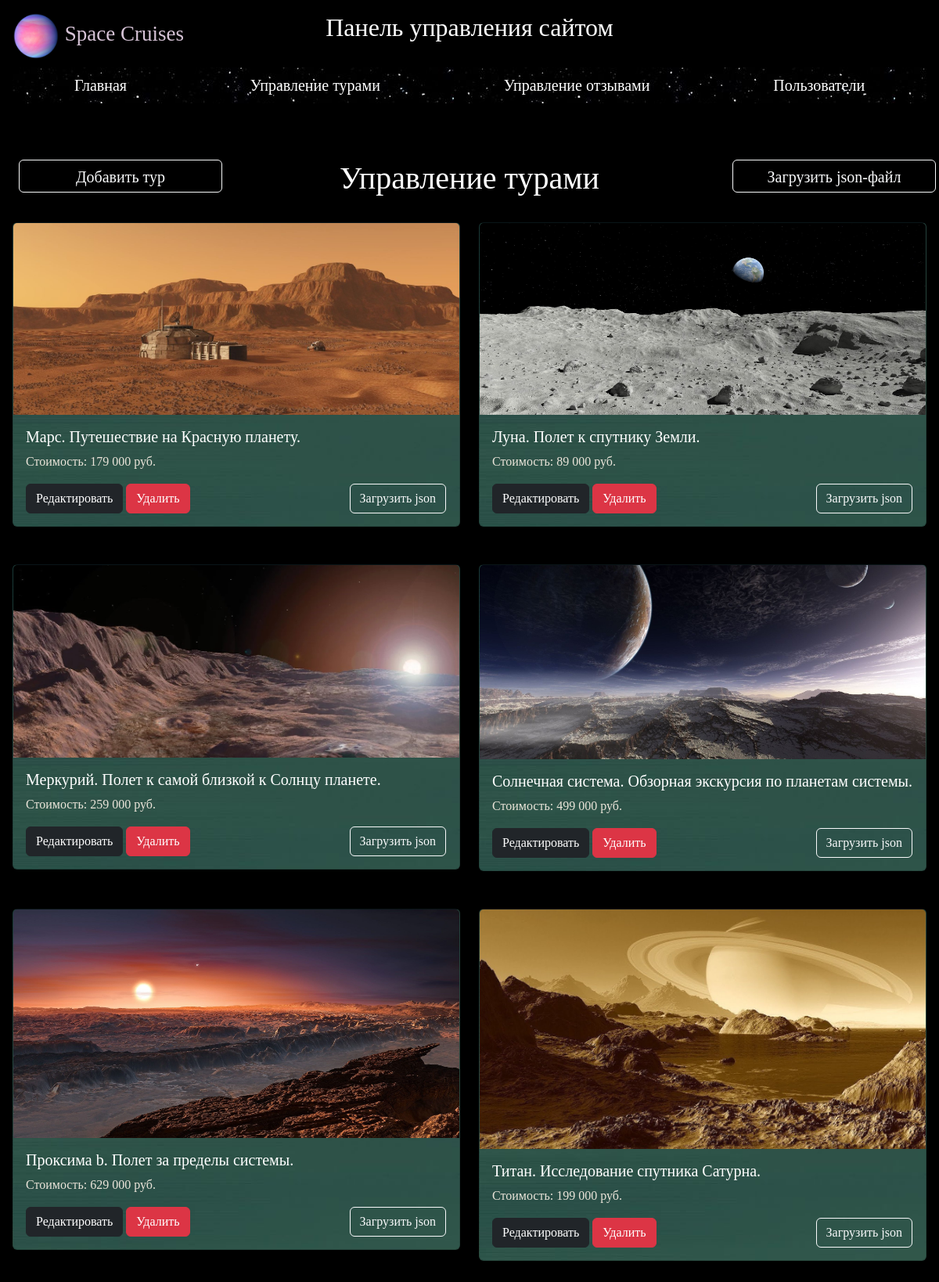
Screenshot of /admin/tours_management with the database file from the repository.
### data/tours_form.py (models this page shows)
class Tour(SqlAlchemyBase, SerializerMixin):
    __tablename__ = 'tours'
    id = sqlalchemy.Column(sqlalchemy.Integer, primary_key=True, autoincrement=True)
    name = sqlalchemy.Column(sqlalchemy.String, nullable=True)
    description = sqlalchemy.Column(sqlalchemy.String, nullable=True)
    start_date = sqlalchemy.Column(sqlalchemy.DateTime)
    end_date = sqlalchemy.Column(sqlalchemy.DateTime)
    image = sqlalchemy.Column(sqlalchemy.String, nullable=True)
    price = sqlalchemy.Column(sqlalchemy.Integer, nullable=True)
    full_description = sqlalchemy.Column(sqlalchemy.String, nullable=True)
    arrival = sqlalchemy.Column(sqlalchemy.String, nullable=True)
    location = sqlalchemy.Column(sqlalchemy.String, nullable=True)
    go_back = sqlalchemy.Column(sqlalchemy.String, nullable=True)
    users = orm.relationship("User", secondary="users_to_tours",
                             backref="tours", lazy='subquery')
    users_who_booked = orm.relationship("User", secondary="users_to_booked_tours",
                                        backref="booked_tours",
                                        lazy='subquery')
    feedbacks = orm.relationship("Feedback", back_populates='tour')  # Список отзывов о туре

### admin/admin.py (the view)
@admin.route('/tours_management')  # Управление турами(страница со всеми турами)
def tours_management():
    db_sess = create_session()
    last_tour = None
    tours = db_sess.query(Tour).all()
    tours = [tours[i:i + 2] for i in range(0, len(tours), 2)]  # Формируем туры по парам чтобы расположить на странице
    if tours and len(tours[-1]) % 2:  # Если в последнюю пару попал один тур, записываем его в отдельную переменную
        last_tour, tours = tours[-1], tours[:-1]
    return render_template("admin/tours_manage.html", tours=tours, last_tour=last_tour)

### data/db_session.py (called while the page is built)
def create_session() -> Session:
    global __factory
    return __factory()

### admin/templates/admin/tours_manage.html (shortened to what this page needs)
{% extends "admin/base.html" %}
{% block content %}
<a href="/admin/download_tours" download="all_tours.json" class="btn btn-outline-light"
   style="font-family:century gothic;font-size:20px;width:260px;height:42px;position:absolute;left:78%"
   title="Скачать json со всеми турами">Загрузить json-файл</a>
<a href="/admin/add_tour" class="btn btn-outline-light"
   style="font-family:century gothic;font-size:20px;width:260px;height:42px;position:absolute;left:2%">Добавить тур</a>
<center>
    <h1 style="color:white;font-family:century gothic;">Управление турами</h1></center>
<br>
{% for tour in tours %}
<div class="row row-cols-1 row-cols-md-2 g-4">
    <div class="col">
        <div class="card"
             style="background-image:url(/static/img/green_sky.jpg);color:white;font-family:century gothic">
            <img src={{tour[0].image}} class="card-img-top" alt="...">
            <div class="card-body">
                <h5 class="card-title">{{ tour[0]["name"] }}</h5>
                <div style="color:#ebe5da">
                    <p>Стоимость: {{ tour[0].price }} руб.</p>
                </div>
                <a href="/admin/edit_tour/{{ tour[0].id }}" class="btn btn-dark">Редактировать</a>
                <a href="/admin/confirmation_delete/{{tour[0].id}}" class="btn btn-danger">Удалить</a>
                <a href="/admin/download_tours/{{ tour[0].id }}" download="tour_{{tour[0].id}}.json"
                   title="Скачать json для тура {{tour[0].id}}" class="btn btn-outline-light"
                style="position:absolute;right:3%">Загрузить json</a>
            </div>
        </div>
    </div>
    <div class="col">
        <div class="card"
             style="background-image:url(/static/img/green_sky.jpg);color:white;font-family:century gothic">
            <img src={{tour[1].image}} class="card-img-top" alt="...">
            <div class="card-body">
                <h5 class="card-title">{{ tour[1].name }}</h5>
                <div style="color:#ebe5da">
                    <p>Стоимость: {{ tour[1].price }} руб.</p>
                </div>
                <a href="/admin/edit_tour/{{ tour[1].id }}" class="btn btn-dark">Редактировать</a>
                <a href="/admin/confirmation_delete/{{tour[1].id}}" class="btn btn-danger">Удалить</a>
                <a href="/admin/download_tours/{{ tour[1].id }}" download="tour_{{tour[1].id}}.json"
                   title="Скачать json для тура {{tour[1].id}}" class="btn btn-outline-light"
                style="position:absolute;right:3%">Загрузить json</a>
            </div>
        </div>
    </div>
</div>
<br>
<br>
{%endfor%}
{% endblock %}

### admin/templates/admin/base.html (shortened to what this page needs)
<!doctype html>
<html lang="en">
  <head>
    <link href="https://cdn.jsdelivr.net/npm/bootstrap@5.3.0-alpha3/dist/css/bootstrap.min.css" rel="stylesheet">
    <link href="https://getbootstrap.com/docs/5.3/assets/css/docs.css" rel="stylesheet">
    <link rel="stylesheet" type="text/css" href="./static/css/style.css">
    <link rel="stylesheet" type="text/css" href="/static/css/style.css">
  </head>
  <body class="p-3 m-0 border-0 bd-example" style="background-color:black">
    <a class="navbar-brand" href="/" style="font-family:century gothic;font-size: 27px;color:#d6c3d6;position:absolute">
            <img src="/static/img/planet.jpg" width="60" height="60" class="d-inline-block align-text-center">
            Space Cruises
        </a>
      <center>
      <h2 style="color:white;font-family:century gothic">Панель управления сайтом</h2></center>
    <br>
    <ul class="nav nav-pills nav-fill" style="background:url(/static/img/sky.jpg)">
      <li class="nav-item">
        <a class="nav-link" aria-current="page" href="/admin/"
               style="color:white;font-family:century gothic;font-size: 20px">Главная</a>
      </li>
      <li class="nav-item">
        <a class="nav-link" aria-current="page" href="/admin/tours_management"
               style="color:white;font-family:century gothic;font-size: 20px">Управление турами</a>
      </li>
      <li class="nav-item">
        <a class="nav-link" aria-current="page" href="/admin/feedbacks_management"
               style="color:white;font-family:century gothic;font-size: 20px">Управление отзывами</a>
      </li>
      <li class="nav-item">
        <a class="nav-link" aria-current="page" href="/admin/users_management"
               style="color:white;font-family:century gothic;font-size: 20px">Пользователи</a>
      </li>
    </ul>
  <br>
    <br>
    <br>
  {% block content %} {% endblock %}
  </body>
</html>

### static/css/style.css (style rules this page uses)
* { box-sizing: border-box; }
a { display: inline-block; }

### rows the page displays
Tour: image (picture), name "Марс. Путешествие на Красную планету.", price "179 000", name "Луна. Полет к спутнику Земли.", price "89 000"
Tour: image (picture), name "Меркурий. Полет к самой близкой к Солнцу планете.", price "259 000", name "Солнечная система. Обзорная экскурсия по планетам системы.", price "499 000"
Tour: image (picture), name "Проксима b. Полет за пределы системы.", price "629 000", name "Титан. Исследование спутника Сатурна.", price "199 000"
